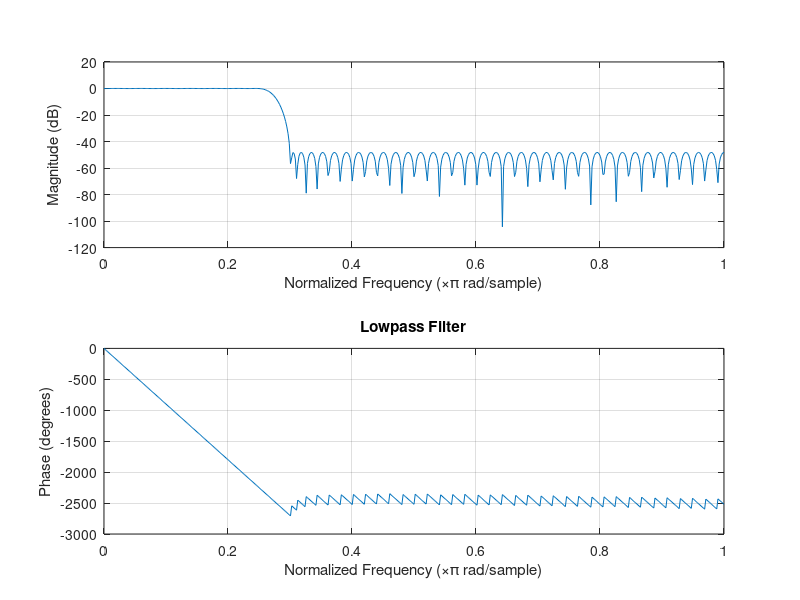
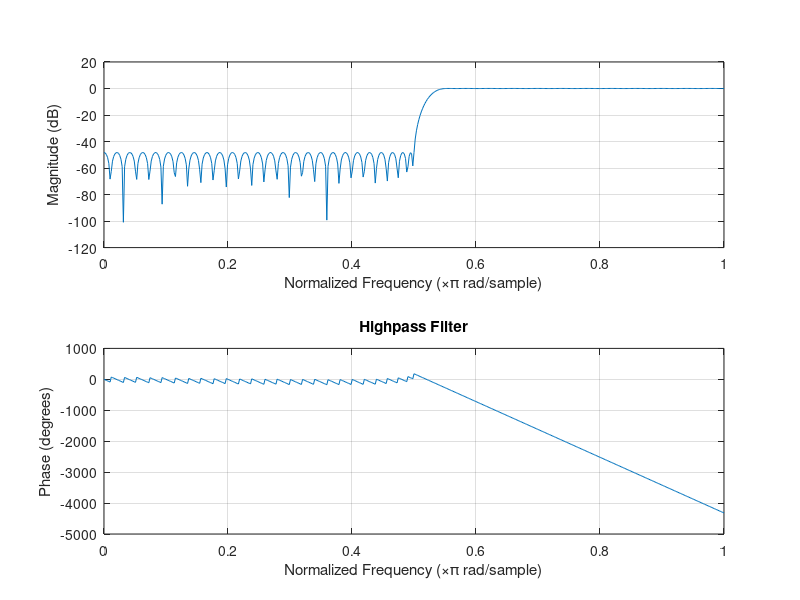
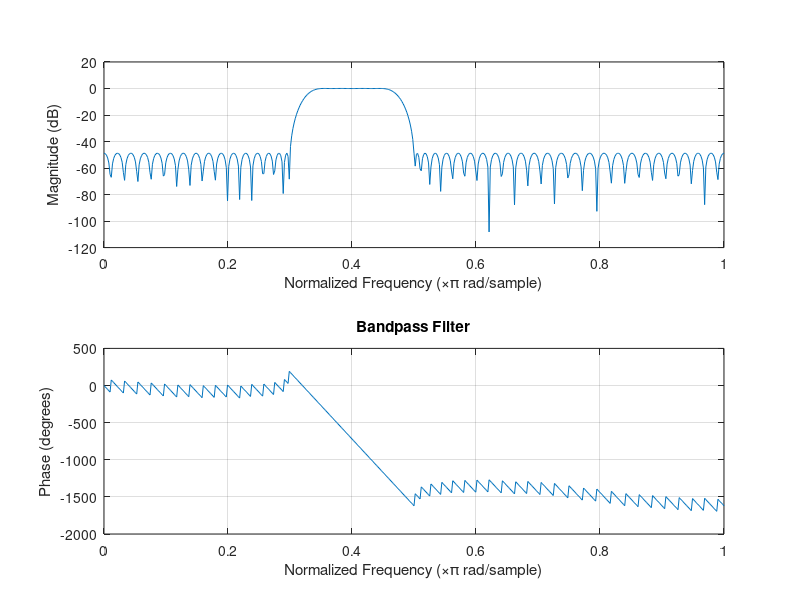
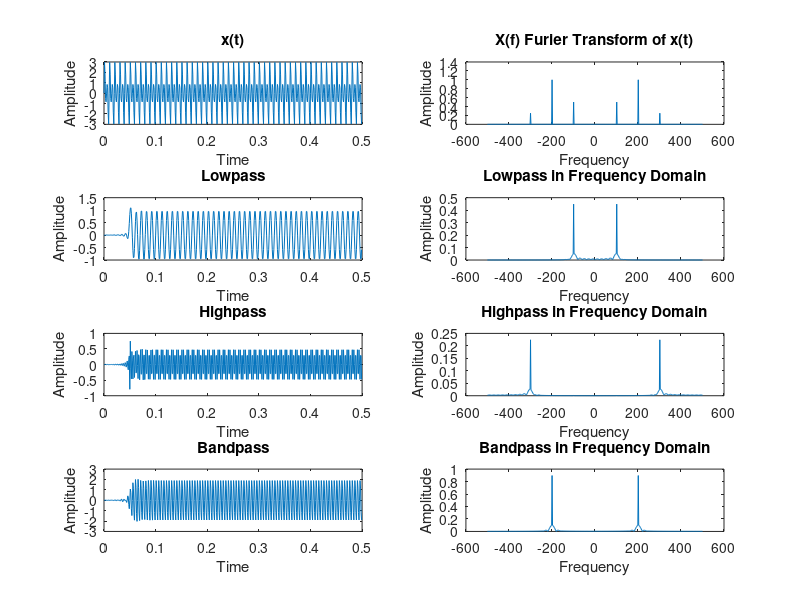

The MATLAB source for these figures, in order:
clear all; clc; close all;

%% Preliminary
% 
% %init
% 
% Fs = 50000;
% dt = 1/Fs;
% time = 0:dt:0.01;
% 
% 
% signal1 = sin(2*pi*8000*time);
% signal2 = sin(2*pi*24000*time);
% 
% x = signal1 + signal2;
% 
% %Low Pass Filter
% 
% freqs = [0 0.4 0.45 1];
% amps = [1 1 0 0];
% b = firpm(100,freqs,amps);
% y = filter(b,1,x);
% plot(time,y);

%% Filtering Labwork

%***a***

Fs = 1000;
dt = 1/Fs;
time = 0:dt:0.5-dt;
FVec = linspace(-Fs/2,Fs/2,500);

%***b***

x = sin(200*pi*time) + 2*sin(400*pi*time) + 0.5*sin(600*pi*time);
%plot(time,x);

%***c***

%LowPass Filter
freqslp = [0 0.250 0.300 1];
ampslp = [1 1 0 0];
blp = firpm(100,freqslp,ampslp);
ylp = filter(blp,1,x);
clp = conv(blp,x);
% figure
% plot(time,ylp,time,clp(51:(end-50)));


%HighPass Filter
freqshp = [0 0.500 0.550 1];
ampshp = [0 0 1 1];
bhp = firpm(100,freqshp,ampshp);
yhp = filter(bhp,1,x);
chp = conv(bhp,x);
% figure
% plot(time,yhp,time,chp(51:(end-50)));

%Bandpass Filter
freqsbp = [0 0.300 0.350 0.450 0.500 1]; 
ampsbp = [0 0 1 1 0 0];
bbp = firpm(100,freqsbp,ampsbp);
ybp = filter(bbp,1,x);
cbp = conv(bbp,x);
% figure
% plot(time,ybp,time,cbp(51:(end-50)));



%***d***

% fvtool(blp,1);
% fvtool(bhp,1);
% fvtool(bbp,1);
figure
freqz(blp,1);
title('Lowpass Filter');
figure
freqz(bhp,1);
title('Highpass Filter');
figure
freqz(bbp,1);
title('Bandpass Filter');


%***e***

figure
subplot(421);
plot(time,x);
title('x(t)');
ylabel('Amplitude');
xlabel('Time');
subplot(423);
plot(time,ylp);
title('Lowpass');
ylabel('Amplitude');
xlabel('Time');
subplot(425);
plot(time,yhp);
title('Highpass');
ylabel('Amplitude');
xlabel('Time');
subplot(427);
plot(time,ybp);
title('Bandpass');
ylabel('Amplitude');
xlabel('Time');
subplot(422);
plot(FVec,fftshift(abs(fft(x,500))./500));
title('X(f) Furier Transform of x(t)');
ylabel('Amplitude');
xlabel('Frequency');
subplot(424);
plot(FVec,fftshift(abs(fft(ylp,500))./500));
title('Lowpass in Frequency Domain');
ylabel('Amplitude');
xlabel('Frequency');
subplot(426);
plot(FVec,fftshift(abs(fft(yhp,500))./500));
title('Highpass in Frequency Domain');
ylabel('Amplitude');
xlabel('Frequency');
subplot(428);
plot(FVec,fftshift(abs(fft(ybp,500))./500));
title('Bandpass in Frequency Domain');
ylabel('Amplitude');
xlabel('Frequency');

%***f***

ilp = zeros(1,500);
ihp = zeros(1,500);
ibp = zeros(1,500);

ilp(abs(FVec)<125)=1;
ihp(abs(FVec)>275)=1;
ibp(abs(FVec)>175 & abs(FVec)<225)=1;

figure
subplot(311);
% plot(freqslp,ampslp);
plot(FVec,ilp);
title('Ideal Lowpass');
ylabel('Amplitude');
xlabel('Frequency');
subplot(312);
% plot(freqshp,ampshp);
plot(FVec,ihp);
title('Ideal Highpass');
ylabel('Amplitude');
xlabel('Frequency');
subplot(313);
% plot(freqsbp,ampsbp);
plot(FVec,ibp);
title('Ideal Bandpass');
ylabel('Amplitude');
xlabel('Frequency');

